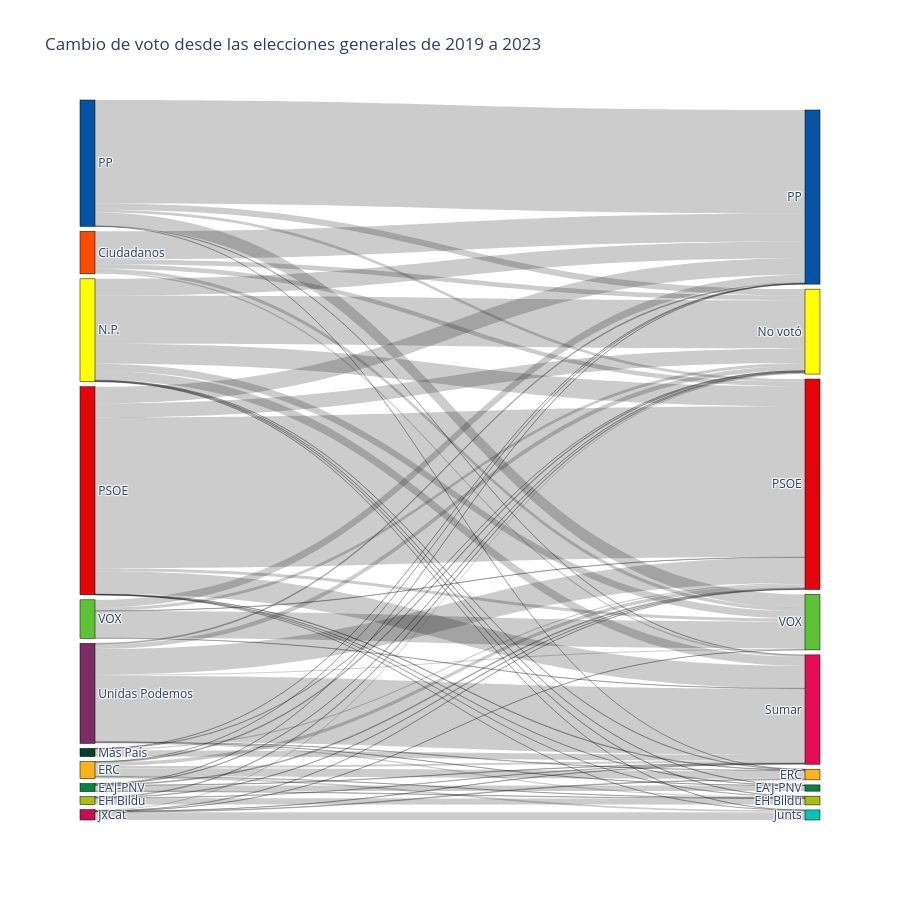

The code cell stored with this chart in its notebook:
### Code cell
fig = go.Figure(go.Sankey(
    node=dict(
        pad=5,
        thickness=15,
        line=dict(color="black", width=0.5),
        label=etiquetas_completo,
        color=nodo_colores
    ),
    link=dict(
        source=sources,
        target=targets,
        value=valores
    )
))

fig.update_layout(title_text="Cambio de voto desde las elecciones generales de 2019 a 2023", font_size=12, height = 900)

fig.show()

### Figure 1 — Plotly figure (JSON) as saved in the notebook; plotly's stock layout.template omitted (floating-point values rounded to 4 significant figures)
{"data": [{"link": {"source": [0, 0, 0, 0, 0, 1, 1, 1, 1, 1, 1, 2, 2, 2, 2, 3, 3, 3, 3, 3, 3, 3, 4, 4, 4, 4, 4, 4, 5, 5, 5, 5, 6, 6, 6, 6, 6, 6, 6, 6, 6, 7, 7, 7, 7, 7, 7, 8, 8, 8, 8, 8, 8, 8, 8, 8, 9, 9, 9, 9, 9, 9, 9, 9, 10, 10, 10, 10, 10], "target": [11, 12, 13, 14, 15, 16, 17, 11, 12, 13, 14, 17, 11, 13, 14, 17, 18, 19, 11, 12, 13, 14, 18, 19, 11, 13, 14, 15, 11, 12, 13, 14, 16, 17, 18, 19, 11, 12, 13, 14, 15, 18, 11, 12, 13, 14, 15, 16, 17, 18, 19, 11, 12, 13, 14, 15, 16, 17, 18, 11, 12, 13, 14, 15, 11, 12, 13, 14, 15], "value": [57, 323, 52, 18, 39, 64, 6, 5, 3, 10, 4, 73, 9, 5, 5, 1, 97, 22, 10, 1, 41, 24, 8, 90, 13, 4, 4, 1, 3, 3, 15, 73, 4, 6, 6, 3, 557, 192, 229, 105, 83, 1, 72, 1191, 33, 4, 154, 3, 1, 6, 1, 164, 190, 1736, 259, 36, 1, 14, 5, 54, 11, 294, 760, 13, 34, 91, 4, 3, 312]}, "node": {"color": ["#fc4c04", "#048344 ", "#aabe0f", "#fbb31b ", "#c60f53", "#044130", "yellow", "#0554a3", "#e4040c", "#7b2c64", "#5cc434", "yellow", "#0554a3", "#e4040c", "#e40c54 ", "#5cc434", "#048344 ", "#aabe0f", "#fbb31b ", "#04c4b4"], "label": ["Ciudadanos", "EAJ-PNV", "EH Bildu", "ERC", "JxCat", "Más País", "N.P.", "PP", "PSOE", "Unidas Podemos", "VOX", "No votó", "PP", "PSOE", "Sumar", "VOX", "EAJ-PNV", "EH Bildu", "ERC", "Junts"], "line": {"color": "black", "width": 0.5}, "pad": 5, "thickness": 15}, "type": "sankey"}], "layout": {"font": {"size": 12}, "height": 900, "title": {"text": "Cambio de voto desde las elecciones generales de 2019 a 2023"}}}
